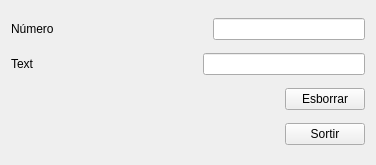
<?xml version="1.0" encoding="UTF-8"?>
<ui version="4.0">
 <class>NumText</class>
 <widget class="QWidget" name="NumText">
  <property name="geometry">
   <rect>
    <x>0</x>
    <y>0</y>
    <width>376</width>
    <height>165</height>
   </rect>
  </property>
  <property name="windowTitle">
   <string>NumText</string>
  </property>
  <layout class="QVBoxLayout" name="verticalLayout">
   <item>
    <layout class="QHBoxLayout" name="horizontalLayout">
     <item>
      <widget class="QLabel" name="label">
       <property name="text">
        <string>Número</string>
       </property>
      </widget>
     </item>
     <item>
      <spacer name="horizontalSpacer">
       <property name="orientation">
        <enum>Qt::Horizontal</enum>
       </property>
       <property name="sizeHint" stdset="0">
        <size>
         <width>40</width>
         <height>20</height>
        </size>
       </property>
      </spacer>
     </item>
     <item>
      <widget class="QLineEdit" name="lineEdit">
       <property name="inputMask">
        <string/>
       </property>
       <property name="maxLength">
        <number>10</number>
       </property>
      </widget>
     </item>
    </layout>
   </item>
   <item>
    <layout class="QHBoxLayout" name="horizontalLayout_2">
     <item>
      <widget class="QLabel" name="label_2">
       <property name="text">
        <string>Text</string>
       </property>
      </widget>
     </item>
     <item>
      <spacer name="horizontalSpacer_2">
       <property name="orientation">
        <enum>Qt::Horizontal</enum>
       </property>
       <property name="sizeHint" stdset="0">
        <size>
         <width>40</width>
         <height>20</height>
        </size>
       </property>
      </spacer>
     </item>
     <item>
      <widget class="QLineEdit" name="lineEdit_2">
       <property name="maxLength">
        <number>10</number>
       </property>
      </widget>
     </item>
    </layout>
   </item>
   <item>
    <layout class="QHBoxLayout" name="horizontalLayout_3">
     <item>
      <spacer name="horizontalSpacer_3">
       <property name="orientation">
        <enum>Qt::Horizontal</enum>
       </property>
       <property name="sizeHint" stdset="0">
        <size>
         <width>40</width>
         <height>20</height>
        </size>
       </property>
      </spacer>
     </item>
     <item>
      <widget class="QPushButton" name="pushButton">
       <property name="text">
        <string>Esborrar</string>
       </property>
      </widget>
     </item>
    </layout>
   </item>
   <item>
    <layout class="QHBoxLayout" name="horizontalLayout_4">
     <item>
      <spacer name="horizontalSpacer_4">
       <property name="orientation">
        <enum>Qt::Horizontal</enum>
       </property>
       <property name="sizeHint" stdset="0">
        <size>
         <width>40</width>
         <height>20</height>
        </size>
       </property>
      </spacer>
     </item>
     <item>
      <widget class="QPushButton" name="pushButton_2">
       <property name="text">
        <string>Sortir</string>
       </property>
      </widget>
     </item>
    </layout>
   </item>
  </layout>
 </widget>
 <layoutdefault spacing="6" margin="11"/>
 <resources/>
 <connections>
  <connection>
   <sender>pushButton_2</sender>
   <signal>clicked()</signal>
   <receiver>NumText</receiver>
   <slot>close()</slot>
   <hints>
    <hint type="sourcelabel">
     <x>365</x>
     <y>260</y>
    </hint>
    <hint type="destinationlabel">
     <x>369</x>
     <y>319</y>
    </hint>
   </hints>
  </connection>
  <connection>
   <sender>pushButton</sender>
   <signal>clicked()</signal>
   <receiver>lineEdit_2</receiver>
   <slot>clear()</slot>
   <hints>
    <hint type="sourcelabel">
     <x>342</x>
     <y>187</y>
    </hint>
    <hint type="destinationlabel">
     <x>339</x>
     <y>119</y>
    </hint>
   </hints>
  </connection>
  <connection>
   <sender>pushButton</sender>
   <signal>clicked()</signal>
   <receiver>lineEdit</receiver>
   <slot>clear()</slot>
   <hints>
    <hint type="sourcelabel">
     <x>370</x>
     <y>187</y>
    </hint>
    <hint type="destinationlabel">
     <x>364</x>
     <y>40</y>
    </hint>
   </hints>
  </connection>
 </connections>
</ui>
